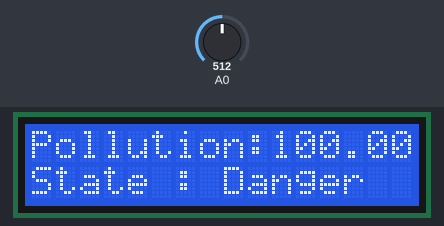
The sketch below on a simulated ESP8266 (NodeMCU). On the bench: 16×2 character LCD. The test bench sets the inputs (shaded band); at power-on: A0 = 512. WiFi joins after 1.5 s; servers stay silent unless stated; what the sketch prints to the serial monitor is not drawn.

Above: at 3.0 s.
3.1 s: A0 set to 497
At 3.9 s:
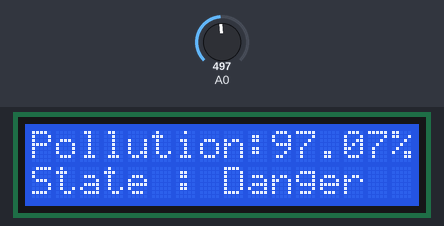
4.8 s: A0 set to 374
At 5.6 s:
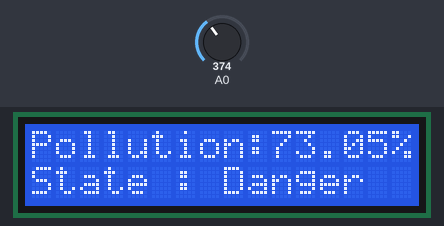
6.4 s: A0 set to 350
At 7.3 s:
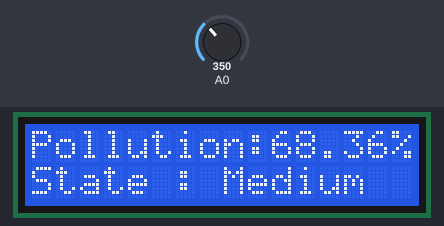
7.9 s: A0 set to 113
At 9.0 s:
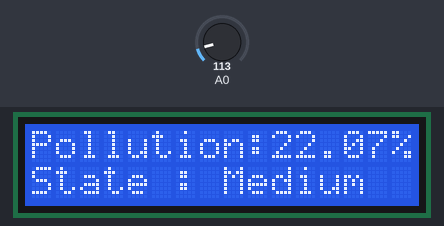
9.4 s: A0 set to 95
At 10.6 s:
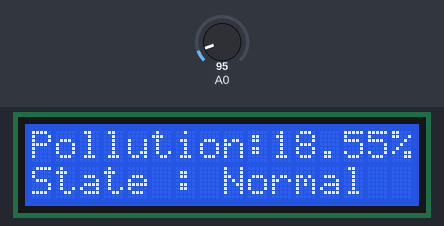
10.9 s: A0 set to 10
At 11.2 s:
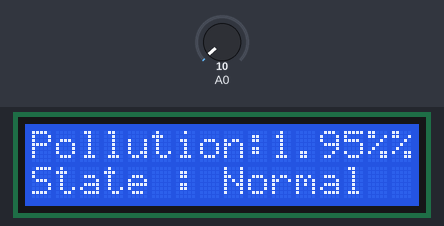
Timing chart, 0 to 13.4 s (numbered marks = the images above; inputs shaded):
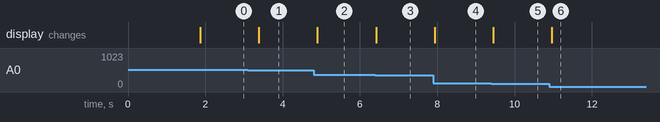

The sketch:

sketch_nov26a_REC_AirPollutionMonitoring.ino
```cpp
#define BLYNK_PRINT Serial
#include <ESP8266WiFi.h>
#include <BlynkSimpleEsp8266.h>
char auth[] = "RN4YnhY3cpc7wpc_vcKBfb78bi2q3Uuk";
char ssid[] = "embedded";
char pass[] = "embedded";

#include <LiquidCrystal.h>
const int rs = D6, en = D5, d4 = D4, d5 = D3, d6 = D2, d7 = D1;
LiquidCrystal lcd(rs, en, d4, d5, d6, d7);

double air_quality;

void setup() {
  lcd.begin(16, 2);
  Serial.begin(9600);
  Blynk.begin(auth, ssid, pass);
}

void loop() {
  lcd.setCursor(0, 0);
  lcd.print("Pollution:");
  air_quality = ((analogRead(A0) / 512.0) * 100.0);
  lcd.print(air_quality);
  lcd.print("%");
  Serial.print(air_quality);
  Serial.print(", ");
  lcd.setCursor(0, 1);
  Blynk.virtualWrite(V0, air_quality);
  if (air_quality <= 20.0 ) {
    lcd.print("State : Normal  ");
    Serial.println("Normal");
    Blynk.virtualWrite(V1, "NORMAL");
  } else if (air_quality > 20.0 && air_quality < 70.0) {
    lcd.print("State : Medium  ");
    Serial.println("Medium");
    Blynk.virtualWrite(V1, "MEDIUM");
  } else {
    lcd.print("State : Danger  ");
    Serial.println("Danger");
    Blynk.virtualWrite(V1, "DANGER");
  }
   Blynk.run();
   delay(500);
}
```

Measured:
- the behaviour switches between 512 and 511 on A0 (found by bisection; images 0 and 1)
- the behaviour switches between 359 and 358 on A0 (found by bisection; images 2 and 3)
- the behaviour switches between 103 and 102 on A0 (found by bisection; images 4 and 5)
- after the input at 3.1 s, the display: changes after 0.29 s (image 1)
- after the input at 4.8 s, the display: changes after 0.10 s (image 2)
- after the input at 6.4 s, the display: changes at once (image 3)
- after the input at 7.9 s, the display: changes at once (image 4)
- after the input at 9.4 s, the display: changes after 0.05 s (image 5)
- after the input at 10.9 s, the display: changes after 0.06 s (image 6)
